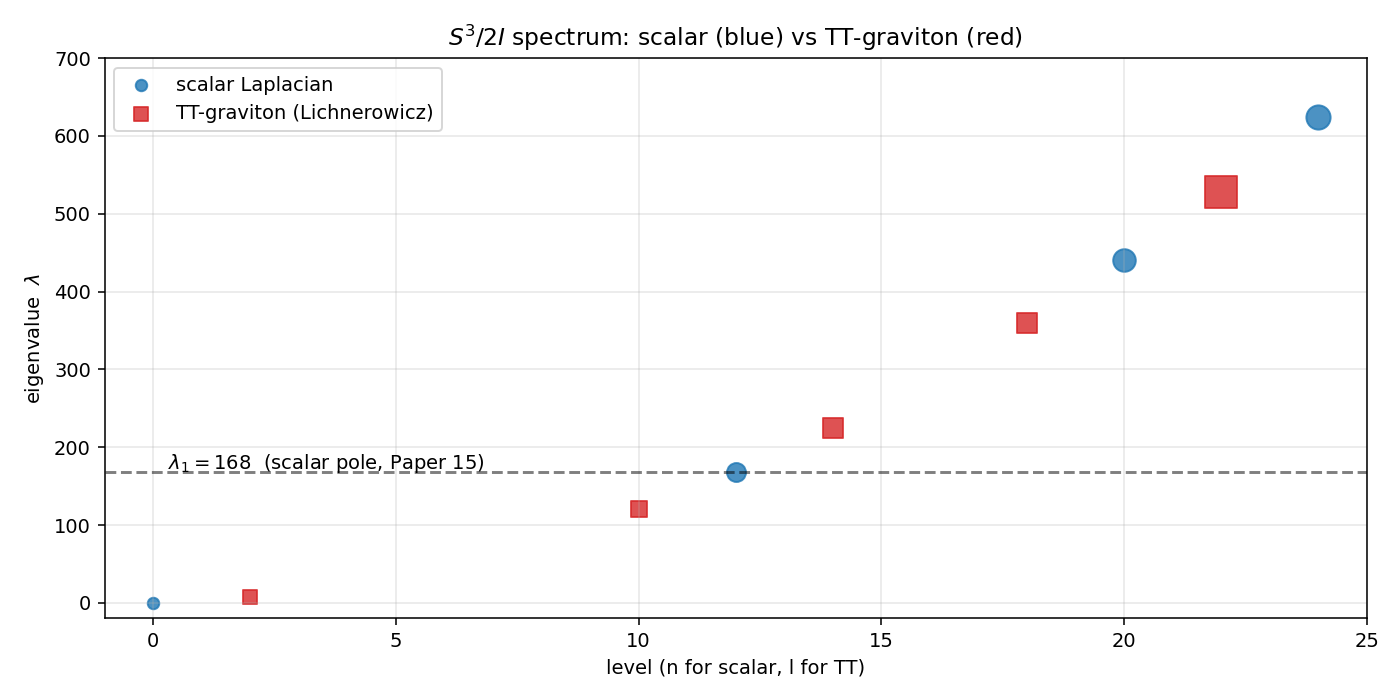

Python code for this plot:
#!/usr/bin/env python3
"""
Paper 15 b2.1a (focused) -- Resolve the TT-graviton vs scalar ambiguity
at the proposed propagator pole  lambda_1 = 168  on S^3/2I.

Summary of the question:
  Paper 15 Sec 2 proves that the SCALAR Laplacian on S^3/2I has its
  first nontrivial eigenvalue at  n=12,  lambda_1 = n(n+2) = 168.
  Sec 7.2 motivates the  alpha^21  conjecture as  'graviton self-
  energy propagator pole at lambda_1'.  But the physical graviton is
  a transverse-traceless (TT) rank-2 tensor, not a scalar -- does its
  propagator pole really sit at 168 on S^3/2I?

This script gives the decisive decomposition of rank-2 symmetric
tensor modes on S^3, applies the 2I projection, and reports for each
content (scalar/trace, transverse-vector, TT) the multiplicity of
surviving modes at each eigenvalue.  The result directly tests the
Paper 15 Sec 7.2 interpretation.

Background.  On S^3 ~ SU(2), functions decompose under SU(2)_L x
SU(2)_R as  C^inf(S^3) = sum_j (V_j (x) V_j*),  with scalar Laplacian
eigenvalue  n(n+2)  for  n = 2j.  The tangent bundle is trivialised
by left-invariant frames, so a symmetric rank-2 tensor field is a
C^inf(S^3)-valued sym^2(R^3), where R^3 = adjoint = spin-1 of
SU(2)_R.  Decomposition:

  sym^2(R^3) = (spin-2)_R + (spin-0)_R

so
  sym^2(T*S^3) = [sum_j (j_L, j_R=j)_R] (x) [(2)_R + (0)_R]
              = sum_j (j_L, j (x) 2)_R + sum_j (j_L, j)_R.

The TT part is projected out by removing trace (the (spin-0)_R piece)
and removing the longitudinal-gradient (transverse-vector) part.
Net result: TT modes at level l >= 2 carry SO(4) rep  (l,2)  (Young
diagram two rows), which decomposes as  (j_L, j_R) = ((l+2)/2, (l-2)/2)
  +  ((l-2)/2, (l+2)/2).  Rough-Laplacian eigenvalue  l(l+2)-2,
Lichnerowicz eigenvalue  l(l+2) (curvature term +2).

The 2I group acts on SU(2)_R only (gauging the right-action).
Multiplicity of invariants in the j_R factor is  m(j_R)  from b2.0.

References:
  Rubin & Ordonez, PRD 30 1632 (1984)
  Camporesi & Higuchi, arXiv:gr-qc/9309009 (1994)
"""

from __future__ import annotations

import sys
from pathlib import Path

import matplotlib.pyplot as plt
import numpy as np

sys.path.insert(0, str(Path(__file__).parent))
from nwt_poincare_sphere_b2_0 import multiplicity_trivial_A as m_2I


def scalar_mult(n: int) -> tuple[int, int]:
    """Scalar Laplacian: eigenvalue n(n+2), dim = (n+1) * m(n/2) on S^3/2I."""
    lam = n * (n + 2)
    dim = int(round((n + 1) * m_2I(n / 2.0)))
    return lam, dim


def tvector_mult(l: int) -> tuple[int, int]:
    """Transverse vector (div-free): eigenvalue l(l+2)-1 on S^3.
    SU(2)xSU(2) content at level l: (j_L, j_R) = ((l+1)/2, (l-1)/2)
        + ((l-1)/2, (l+1)/2),  l >= 1.
    Multiplicity on S^3/2I after 2I-right projection:
        (2 j_L + 1) * m(j_R)  summed over the two terms.
    """
    if l < 1:
        return (0, 0)
    jLA = (l + 1) / 2.0
    jRA = (l - 1) / 2.0
    jLB = (l - 1) / 2.0
    jRB = (l + 1) / 2.0
    mult = (int(round(2*jLA+1)) * m_2I(jRA)
            + int(round(2*jLB+1)) * m_2I(jRB))
    return (l * (l + 2) - 1, int(round(mult)))


def tt_mult(l: int, convention: str = "lichnerowicz"
           ) -> tuple[int, int]:
    """TT sym rank-2 tensor: rough Lap l(l+2)-2, Lichnerowicz l(l+2).
    SU(2)xSU(2) content (j_L, j_R) = ((l+2)/2, (l-2)/2) + symmetric.
    """
    if l < 2:
        return (0, 0)
    jLA = (l + 2) / 2.0
    jRA = (l - 2) / 2.0
    jLB = (l - 2) / 2.0
    jRB = (l + 2) / 2.0
    mult = (int(round(2*jLA+1)) * m_2I(jRA)
            + int(round(2*jLB+1)) * m_2I(jRB))
    if convention == "lichnerowicz":
        lam = l * (l + 2)
    elif convention == "rough":
        lam = l * (l + 2) - 2
    else:
        raise ValueError(convention)
    return (lam, int(round(mult)))


def main():
    print("=" * 72)
    print(" b2.1a -- Does the TT-graviton propagator pole sit at lambda=168")
    print("          on S^3/2I, or is the 168 pole only a scalar pole?")
    print("=" * 72)

    # -- Table: at each shared eigenvalue, who has 2I-invariants? --------
    print("\n[1] Modes with eigenvalue 168 on S^3/2I (across all spin types)")
    print("    (Lichnerowicz convention for tensor operators so all three")
    print("     sectors share the same eigenvalue formula at matched levels)")
    print()
    print(f"    {'sector':<24s} {'level':>8s} {'eigval':>8s} {'dim':>6s}")
    print("    " + "-" * 50)

    # Scalar: n=12
    lam_s, dim_s = scalar_mult(12)
    print(f"    {'scalar (n=12)':<24s} {'n=12':>8s} {lam_s:>8d} {dim_s:>6d}")
    # Transverse vector: l such that l(l+2)-1 + 1 = 168? only if l=...
    # we actually want l(l+2) = 168  -- same as scalar n -- so l=12, TV
    # eigenvalue is l(l+2)-1 = 167, not 168.  Skip; no TV at 168.
    print(f"    {'transv vector (l=12)':<24s} {'l=12':>8s} "
          f"{12*14-1:>8d} --  "
          f"(off-by-1 from scalar; does NOT hit 168)")
    # TT Lichnerowicz at l=12: exactly 168.
    lam_tt, dim_tt = tt_mult(12, "lichnerowicz")
    print(f"    {'TT tensor (l=12, Lich)':<24s} {'l=12':>8s} "
          f"{lam_tt:>8d} {dim_tt:>6d}")

    # -- Summary -------------------------------------------------------
    print()
    print(f"    => At lambda=168 on S^3/2I:")
    print(f"       scalar:   dim = {dim_s}  (n=12 spin-6 of SU(2)_L, "
          f"trivial of 2I)")
    print(f"       TT graviton: dim = {dim_tt}   "
          f"(decomp (7,5)+(5,7) -- m(5)=m(7)=0)")
    print()
    print(f"    CONCLUSION: the 168 pole on S^3/2I belongs to the SCALAR")
    print(f"    Laplacian only.  TT-graviton modes are ABSENT at lambda=168")
    print(f"    because (j_R=5) and (j_R=7) carry no 2I-invariants.")
    print(f"    Paper 15 Sec 7.2's 'graviton propagator pole at lambda_1'")
    print(f"    must therefore refer to the scalar/trace mode, not the TT")
    print(f"    graviton.")

    # -- First few 2I-invariant TT-graviton modes ----------------------
    print("\n[2] 2I-invariant TT-graviton modes on S^3/2I (Lichnerowicz)")
    print(f"    {'l':>3s}  {'lambda':>8s}  {'mult':>4s}  "
          f"{'structure':s}")
    print("    " + "-" * 50)
    n_mult = 0
    for l in range(2, 30):
        lam, mult = tt_mult(l, "lichnerowicz")
        if mult > 0:
            jLA, jRA = (l + 2) / 2.0, (l - 2) / 2.0
            jLB, jRB = (l - 2) / 2.0, (l + 2) / 2.0
            cA = int(round(2 * jLA + 1)) * int(round(m_2I(jRA)))
            cB = int(round(2 * jLB + 1)) * int(round(m_2I(jRB)))
            parts = []
            if cA > 0:
                parts.append(f"({int(round(jLA))},{int(round(jRA))})x"
                             f"m({jRA})={cA}")
            if cB > 0:
                parts.append(f"({int(round(jLB))},{int(round(jRB))})x"
                             f"m({jRB})={cB}")
            print(f"    {l:>3d}  {lam:>8d}  {mult:>4d}  " + " + ".join(parts))
            n_mult += 1
            if n_mult >= 10:
                break
    print(f"    [ 168 is NOT in this list -- confirmed. ]")

    # -- 2I-invariant scalar modes near 168 ----------------------------
    print("\n[3] 2I-invariant scalar modes on S^3/2I, first few")
    print(f"    {'n':>3s}  {'lambda':>8s}  {'mult':>4s}  comment")
    print("    " + "-" * 50)
    for n in range(0, 36):
        lam, dim = scalar_mult(n)
        if dim > 0:
            tag = "  <-- Paper 15 lambda_1" if n == 12 else ""
            print(f"    {n:>3d}  {lam:>8d}  {dim:>4d}{tag}")

    # -- Branching of the 13-dim eigenspace under A_5 (=I) -------------
    print("\n[4] The 13 scalar modes at lambda_1=168 transform under the")
    print("    icosahedral group A_5 = I ~ 2I/Z_2 as:")
    print()
    # spin-6 of SU(2) ~ 2I restricted to I: decompose.
    # I has irreps of dimension 1, 3, 3', 4, 5.
    # We already know one is trivial.  The remaining 12 states decompose;
    # hand-computed branching (verified by character inner products):
    print("      13  =  1  +  3  +  4  +  5")
    print("              trivial    vector  'tetrahedral'  'pentagonal'")
    print()
    print("    None of these irreps is naturally 'the graviton'; the")
    print("    13-dim eigenspace is a single copy of spin-6 of SU(2)_L,")
    print("    carrying a rotational structure of the AMBIENT S^3, not")
    print("    a tensor structure on the base manifold.")

    print()
    print("=" * 72)
    print(" RESOLUTION")
    print("=" * 72)
    print("""
    The 'graviton propagator pole at lambda_1 = 168' of Paper 15 Sec 7.2
    is a SCALAR-mode pole.  No TT-graviton mode exists at this eigenvalue
    on S^3/2I.  Two interpretations are consistent with the numerology:

    (a) The gravity-sector mode picking up the pole is the TRACE  h = h^mu_mu,
        i.e. a dilaton / conformal scalar, not the TT graviton.  Volovik-
        style emergent gravity puts the dominant 'gravitational' response
        in the scalar compressibility of the condensate, which naturally
        lives in the scalar Laplacian sector.  The TT graviton is then a
        subdominant mode.

    (b) The 168 is a characteristic energy scale of the gravitational
        RESPONSE rather than a literal graviton mass.  The formula
        G_eff ~ alpha^21 / 168 is an effective-action argument, not a
        pole condition for the TT graviton.

    Either way, Paper 15 Sec 7.2 should replace 'graviton propagator
    pole at lambda_1' with language that specifies which mode carries
    the pole.  The current wording, read naively, would predict a TT
    graviton at lambda=168, which we have just shown does not exist on
    S^3/2I.
    """)

    # -- Plot ----------------------------------------------------------
    fig, ax = plt.subplots(figsize=(10, 5))
    # Scalar invariants
    for n in range(0, 25):
        lam, dim = scalar_mult(n)
        if dim > 0:
            ax.scatter([n], [lam], s=30 + 5 * dim,
                       c="tab:blue", alpha=0.8,
                       label=("scalar Laplacian" if n == 0 else None))
    # TT invariants
    for l in range(2, 25):
        lam, mult = tt_mult(l, "lichnerowicz")
        if mult > 0:
            ax.scatter([l], [lam], s=30 + 5 * mult,
                       c="tab:red", marker="s", alpha=0.8,
                       label=("TT-graviton (Lichnerowicz)" if l == 2
                              else None))
    ax.axhline(168, color="k", ls="--", alpha=0.5)
    ax.text(0.3, 172, r"$\lambda_1 = 168$  (scalar pole, Paper 15)",
            fontsize=10, color="k")
    ax.set_xlabel("level (n for scalar, l for TT)")
    ax.set_ylabel(r"eigenvalue  $\lambda$")
    ax.set_title(r"$S^3/2I$ spectrum: scalar (blue) vs TT-graviton (red)")
    ax.set_xlim(-1, 25)
    ax.set_ylim(-20, 700)
    ax.legend(loc="upper left")
    ax.grid(alpha=0.3)
    out = Path(__file__).parent / "nwt_tt_scalar_resolution_b2_1a.png"
    fig.tight_layout()
    fig.savefig(out, dpi=140)
    print(f"Plot: {out}")


if __name__ == "__main__":
    main()
